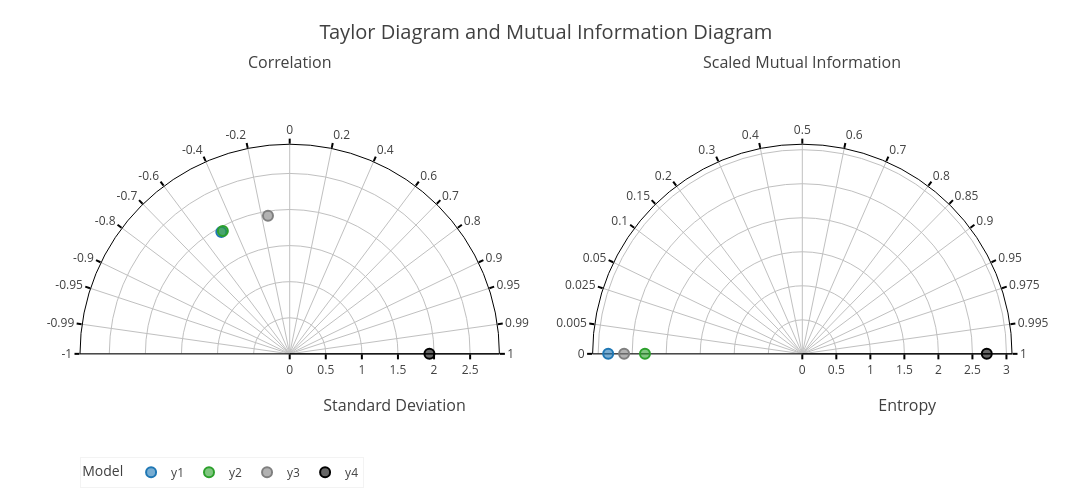

Notebook code cell kept with this figure:
### Code cell
chart_combined_res = diag.chart_create_all_diagrams(df_anscombes_quartet_modified, string_reference_model=string_ref_model, string_corr_method=string_corr_method, string_mid_type=string_mid_type, **dict_mi_parameters_features_continous_target_continous)
chart_combined_res

### Figure 1 — Plotly figure (JSON) as saved in the notebook; plotly's stock layout.template omitted (floating-point values rounded to 4 significant figures)
{"data": [{"customdata": [["y1", 1.937, -0.4891, 3.342], ["y1", 1.937, -0.4891, 3.342], ["y1", 1.937, -0.4891, 3.342], ["y1", 1.937, -0.4891, 3.342]], "hoverlabel": {"bgcolor": "#FFFFFF", "bordercolor": "rgba(31, 119, 180, 1)", "font": {"color": "#000000"}}, "hovertemplate": "Model: %{customdata[0]}<br>Standard Deviation: %{customdata[1]:.3f}<br>Correlation: %{customdata[2]:.3f}<br>Reference distance (CRMSE): %{customdata[3]:.3f}<br><extra></extra>", "legendgroup": "y1", "marker": {"color": "rgba(31, 119, 180, 0.6)", "line": {"color": "rgba(31, 119, 180, 1)", "width": 2}, "size": 10}, "mode": "markers", "name": "y1", "r": [1.937], "showlegend": true, "subplot": "polar", "theta": [119.3], "type": "scatterpolar"}, {"customdata": [["y2", 1.937, -0.4781, 3.33], ["y2", 1.937, -0.4781, 3.33], ["y2", 1.937, -0.4781, 3.33], ["y2", 1.937, -0.4781, 3.33]], "hoverlabel": {"bgcolor": "#FFFFFF", "bordercolor": "rgba(44, 160, 44, 1)", "font": {"color": "#000000"}}, "hovertemplate": "Model: %{customdata[0]}<br>Standard Deviation: %{customdata[1]:.3f}<br>Correlation: %{customdata[2]:.3f}<br>Reference distance (CRMSE): %{customdata[3]:.3f}<br><extra></extra>", "legendgroup": "y2", "marker": {"color": "rgba(44, 160, 44, 0.6)", "line": {"color": "rgba(44, 160, 44, 1)", "width": 2}, "size": 10}, "mode": "markers", "name": "y2", "r": [1.937], "showlegend": true, "subplot": "polar", "theta": [118.6], "type": "scatterpolar"}, {"customdata": [["y3", 1.936, -0.1555, 2.943], ["y3", 1.936, -0.1555, 2.943], ["y3", 1.936, -0.1555, 2.943], ["y3", 1.936, -0.1555, 2.943]], "hoverlabel": {"bgcolor": "#FFFFFF", "bordercolor": "rgba(127, 127, 127, 1)", "font": {"color": "#000000"}}, "hovertemplate": "Model: %{customdata[0]}<br>Standard Deviation: %{customdata[1]:.3f}<br>Correlation: %{customdata[2]:.3f}<br>Reference distance (CRMSE): %{customdata[3]:.3f}<br><extra></extra>", "legendgroup": "y3", "marker": {"color": "rgba(127, 127, 127, 0.6)", "line": {"color": "rgba(127, 127, 127, 1)", "width": 2}, "size": 10}, "mode": "markers", "name": "y3", "r": [1.936], "showlegend": true, "subplot": "polar", "theta": [98.94], "type": "scatterpolar"}, {"customdata": [["y4", 1.936, 1, 0], ["y4", 1.936, 1, 0], ["y4", 1.936, 1, 0], ["y4", 1.936, 1, 0]], "hoverlabel": {"bgcolor": "#FFFFFF", "bordercolor": "rgba(0, 0, 0, 1)", "font": {"color": "#000000"}}, "hovertemplate": "Model: %{customdata[0]}<br>Standard Deviation: %{customdata[1]:.3f}<br>Correlation: %{customdata[2]:.3f}<br>Reference distance (CRMSE): %{customdata[3]:.3f}<br><extra></extra>", "legendgroup": "y4", "marker": {"color": "rgba(0, 0, 0, 0.6)", "line": {"color": "rgba(0, 0, 0, 1)", "width": 2}, "size": 10}, "mode": "markers", "name": "y4", "r": [1.936], "showlegend": true, "subplot": "polar", "theta": [0], "type": "scatterpolar"}, {"customdata": [["y1", 2.853, 0, 5.564], ["y1", 2.853, 0, 5.564], ["y1", 2.853, 0, 5.564], ["y1", 2.853, 0, 5.564]], "hoverlabel": {"bgcolor": "#FFFFFF", "bordercolor": "rgba(31, 119, 180, 1)", "font": {"color": "#000000"}}, "hovertemplate": "Model: %{customdata[0]}<br>Entropy: %{customdata[1]:.3f}<br>Scaled MI: %{customdata[2]:.3f}<br>Reference distance (VI): %{customdata[3]:.3f}<br><extra></extra>", "legendgroup": "y1", "marker": {"color": "rgba(31, 119, 180, 0.6)", "line": {"color": "rgba(31, 119, 180, 1)", "width": 2}, "size": 10}, "mode": "markers", "name": "y1", "r": [2.853], "showlegend": false, "subplot": "polar2", "theta": [180], "type": "scatterpolar"}, {"customdata": [["y2", 2.312, 0, 5.023], ["y2", 2.312, 0, 5.023], ["y2", 2.312, 0, 5.023], ["y2", 2.312, 0, 5.023]], "hoverlabel": {"bgcolor": "#FFFFFF", "bordercolor": "rgba(44, 160, 44, 1)", "font": {"color": "#000000"}}, "hovertemplate": "Model: %{customdata[0]}<br>Entropy: %{customdata[1]:.3f}<br>Scaled MI: %{customdata[2]:.3f}<br>Reference distance (VI): %{customdata[3]:.3f}<br><extra></extra>", "legendgroup": "y2", "marker": {"color": "rgba(44, 160, 44, 0.6)", "line": {"color": "rgba(44, 160, 44, 1)", "width": 2}, "size": 10}, "mode": "markers", "name": "y2", "r": [2.312], "showlegend": false, "subplot": "polar2", "theta": [180], "type": "scatterpolar"}, {"customdata": [["y3", 2.619, 0, 5.33], ["y3", 2.619, 0, 5.33], ["y3", 2.619, 0, 5.33], ["y3", 2.619, 0, 5.33]], "hoverlabel": {"bgcolor": "#FFFFFF", "bordercolor": "rgba(127, 127, 127, 1)", "font": {"color": "#000000"}}, "hovertemplate": "Model: %{customdata[0]}<br>Entropy: %{customdata[1]:.3f}<br>Scaled MI: %{customdata[2]:.3f}<br>Reference distance (VI): %{customdata[3]:.3f}<br><extra></extra>", "legendgroup": "y3", "marker": {"color": "rgba(127, 127, 127, 0.6)", "line": {"color": "rgba(127, 127, 127, 1)", "width": 2}, "size": 10}, "mode": "markers", "name": "y3", "r": [2.619], "showlegend": false, "subplot": "polar2", "theta": [180], "type": "scatterpolar"}, {"customdata": [["y4", 2.711, 1, 0], ["y4", 2.711, 1, 0], ["y4", 2.711, 1, 0], ["y4", 2.711, 1, 0]], "hoverlabel": {"bgcolor": "#FFFFFF", "bordercolor": "rgba(0, 0, 0, 1)", "font": {"color": "#000000"}}, "hovertemplate": "Model: %{customdata[0]}<br>Entropy: %{customdata[1]:.3f}<br>Scaled MI: %{customdata[2]:.3f}<br>Reference distance (VI): %{customdata[3]:.3f}<br><extra></extra>", "legendgroup": "y4", "marker": {"color": "rgba(0, 0, 0, 0.6)", "line": {"color": "rgba(0, 0, 0, 1)", "width": 2}, "size": 10}, "mode": "markers", "name": "y4", "r": [2.711], "showlegend": false, "subplot": "polar2", "theta": [0], "type": "scatterpolar"}], "layout": {"annotations": [{"font": {"color": "#404040", "size": 16}, "showarrow": false, "text": "Correlation", "x": 0.225, "xanchor": "center", "xref": "paper", "y": 1, "yanchor": "bottom", "yref": "paper", "yshift": 25}, {"font": {"color": "#404040", "size": 16}, "showarrow": false, "text": "Scaled Mutual Information", "x": 0.775, "xanchor": "center", "xref": "paper", "y": 1, "yanchor": "bottom", "yref": "paper", "yshift": 25}], "height": 500, "legend": {"bgcolor": "#FFFFFF", "bordercolor": "#C0C0C0", "borderwidth": 0.2, "font": {"color": "#404040"}, "orientation": "h", "title": {"text": "Model"}, "x": 0, "y": -0.2}, "polar": {"angularaxis": {"direction": "counterclockwise", "gridcolor": "#C0C0C0", "griddash": "solid", "layer": "below traces", "linecolor": "#000000", "showline": true, "tickcolor": "#000000", "tickfont": {"color": "#404040"}, "ticks": "outside", "ticktext": [-1.0, -0.99, -0.95, -0.9, -0.8, -0.7, -0.6, -0.4, -0.2, 0.0, 0.2, 0.4, 0.6, 0.7, 0.8, 0.9, 0.95, 0.99, 1.0], "tickvals": [180.0, 171.9, 161.8, 154.2, 143.1, 134.4, 126.9, 113.6, 101.5, 90.0, 78.46, 66.42, 53.13, 45.57, 36.87, 25.84, 18.19, 8.11, 0.0], "tickwidth": 2}, "bgcolor": "#FFFFFF", "domain": {"x": [0, 0.45], "y": [0, 1]}, "radialaxis": {"gridcolor": "#C0C0C0", "griddash": "solid", "layer": "below traces", "linecolor": "#000000", "range": [0, 2.906], "showline": true, "tickcolor": "#000000", "tickfont": {"color": "#404040"}, "ticks": "outside", "tickwidth": 2, "title": {"font": {"color": "#404040", "size": 16}, "text": "<br>Standard Deviation"}}, "sector": [0, 180]}, "polar2": {"angularaxis": {"direction": "counterclockwise", "gridcolor": "#C0C0C0", "griddash": "solid", "layer": "below traces", "linecolor": "#000000", "showline": true, "tickcolor": "#000000", "tickfont": {"color": "#404040"}, "ticks": "outside", "ticktext": [0.0, 0.005, 0.025, 0.05, 0.1, 0.15, 0.2, 0.3, 0.4, 0.5, 0.6, 0.7, 0.8, 0.85, 0.9, 0.95, 0.975, 0.995, 1.0], "tickvals": [180.0, 171.9, 161.8, 154.2, 143.1, 134.4, 126.9, 113.6, 101.5, 90.0, 78.46, 66.42, 53.13, 45.57, 36.87, 25.84, 18.19, 8.11, 0.0], "tickwidth": 2}, "bgcolor": "#FFFFFF", "domain": {"x": [0.55, 1], "y": [0, 1]}, "radialaxis": {"gridcolor": "#C0C0C0", "griddash": "solid", "layer": "below traces", "linecolor": "#000000", "range": [0, 3.082], "showline": true, "tickcolor": "#000000", "tickfont": {"color": "#404040"}, "ticks": "outside", "tickwidth": 2, "title": {"font": {"color": "#404040", "size": 16}, "text": "<br>Entropy"}}, "sector": [0, 180]}, "showlegend": true, "title": {"font": {"color": "#404040", "size": 20}, "text": "Taylor Diagram and Mutual Information Diagram", "x": 0.5, "xanchor": "center", "y": 0.95, "yanchor": "top"}, "width": 1400}}
